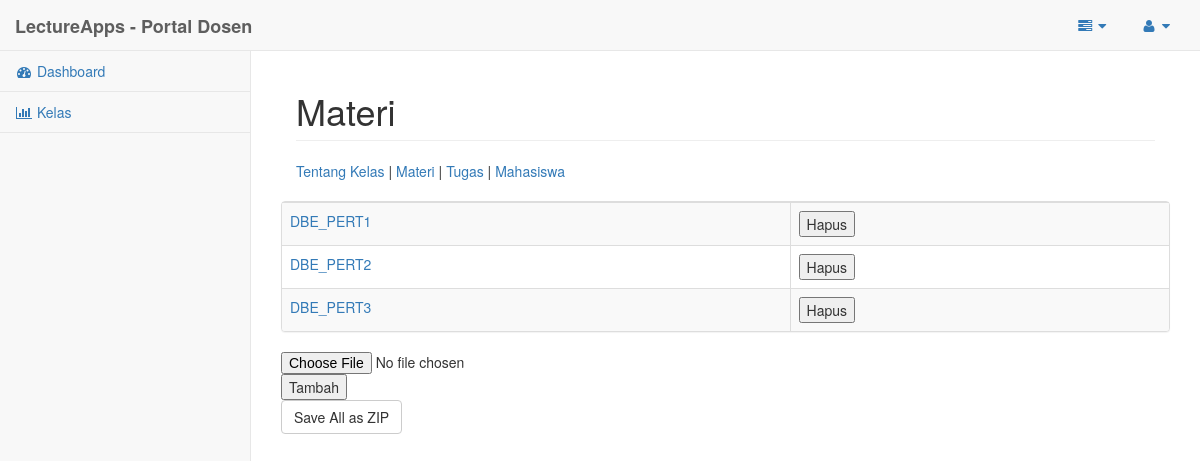
Before: /Tampilan/temp/kelas_dosen_materi.php?idkelas=1 with the older database file.
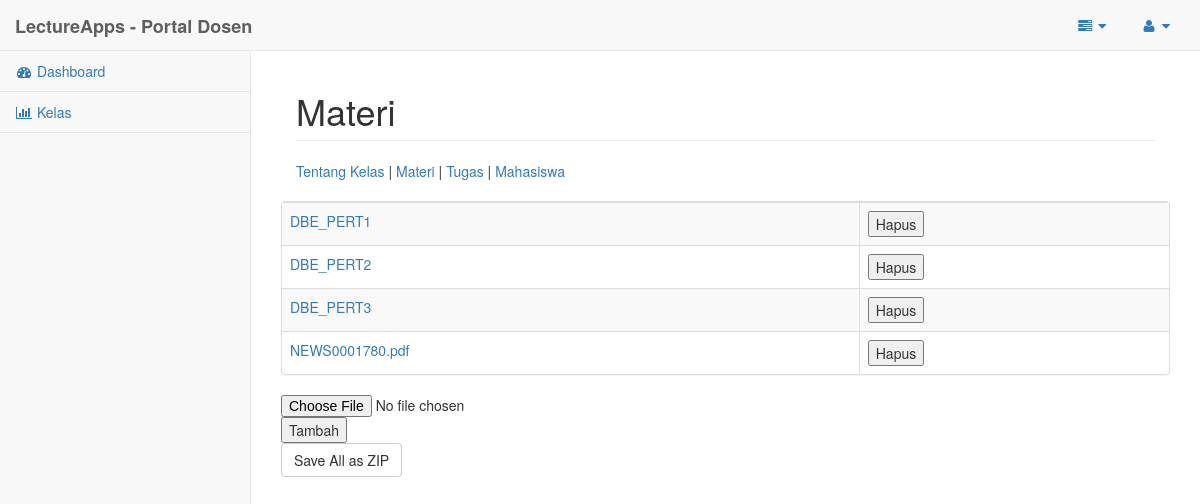
After: the same page with the newer database file.
### tables this page shows
CREATE TABLE IF NOT EXISTS `materi` (
`idMateri` int(11) NOT NULL,
  `namaMateri` varchar(255) NOT NULL,
  `fileMateri` varchar(255) NOT NULL,
  `idKelas` int(11) NOT NULL,
  `tglUploadMateri` date NOT NULL
);

### Tampilan/temp/kelas_dosen_materi.php (the view, shortened to what this page needs)
<?php
	require_once('../includes/koneksi.php');
	$id = $_GET['idkelas'];
	$sql="SELECT * FROM materi WHERE idKelas=$id";
	$hasil=mysqli_query($k, $sql);
?>
<!DOCTYPE html>
<html lang="en">
<head>
    <link href="../bower_components/bootstrap/dist/css/bootstrap.min.css" rel="stylesheet">
    <link href="../bower_components/metisMenu/dist/metisMenu.min.css" rel="stylesheet">
    <link href="../dist/css/sb-admin-2.css" rel="stylesheet">
    <link href="../bower_components/font-awesome/css/font-awesome.min.css" rel="stylesheet" type="text/css">
</head>
<body>
    <div id="wrapper">
        <nav class="navbar navbar-default navbar-static-top" role="navigation" style="margin-bottom: 0">
            <div class="navbar-header">
                <a class="navbar-brand" href="index.html"><b>LectureApps - Portal Dosen</b></a>
            </div>
            <ul class="nav navbar-top-links navbar-right">
                <li class="dropdown">
                    <a class="dropdown-toggle" data-toggle="dropdown" href="#">
                        <i class="fa fa-tasks fa-fw"></i>  <i class="fa fa-caret-down"></i>
                    </a>
                </li>
                <li class="dropdown">
                    <a class="dropdown-toggle" data-toggle="dropdown" href="#">
                        <i class="fa fa-user fa-fw"></i>  <i class="fa fa-caret-down"></i>
                    </a>
                </li>
            </ul>
            <div class="navbar-default sidebar" role="navigation">
                <div class="sidebar-nav navbar-collapse">
                    <ul class="nav" id="side-menu">
                        <li>
                            <a href="dosen.php"><i class="fa fa-dashboard fa-fw"></i> Dashboard</a>
                        </li>
                        <li>
                            <a href="kelas_dosen.php"><i class="fa fa-bar-chart-o fa-fw"></i> Kelas</a>
                        </li>
                    </ul>
                </div>
            </div>
        </nav>
        <div id="page-wrapper">
            <div class="container-fluid">
                <div class="row">
                    <div class="col-lg-12">
                        <h1 class="page-header">Materi</h1>
                    </div>
                </div>
				<?php include('../includes/dosen_dtlmenu.php'); ?>
				<div class="row">
					<div class="panel panel-default">
						<div class="table-responsive">
							<table class="table table-striped table-bordered table-hover">
								<tbody>
							<?php
								WHILE($materi=mysqli_fetch_assoc($hasil)){
							?>
							<tr>
								<td><a href="materi/materi_download.php?idmateri=<?php echo $materi['idMateri']; ?>"><?php echo $materi['namaMateri']; ?></a></td>
								<td>
									<form action='kelas_materi_delete_proses.php' method='POST'>
									<input type="submit" name="deletemateri" value="Hapus" />
								</form></td>
							</tr>
							<?php
								}
							?>
							</table>
						</div>
					</div>
					<form id="tambahmateri" action ="kelas_dosen_materi_tambah.php" method="POST" enctype="multipart/form-data">
						<input type="file" name="materi"/>
						<input type="submit" name="tambahMateri" value="Tambah" />
					</form>
					<form action="materi/materi_download_all.php" method="POST">
						<input type="submit" name="downloadall" class="btn btn-default" value="Save All as ZIP" />
					</form>
				</div>
            </div>
        </div>
    </div>
</body>
</html>

Changed rows visible on the page:
added materi: namaMateri "NEWS0001780.pdf"
